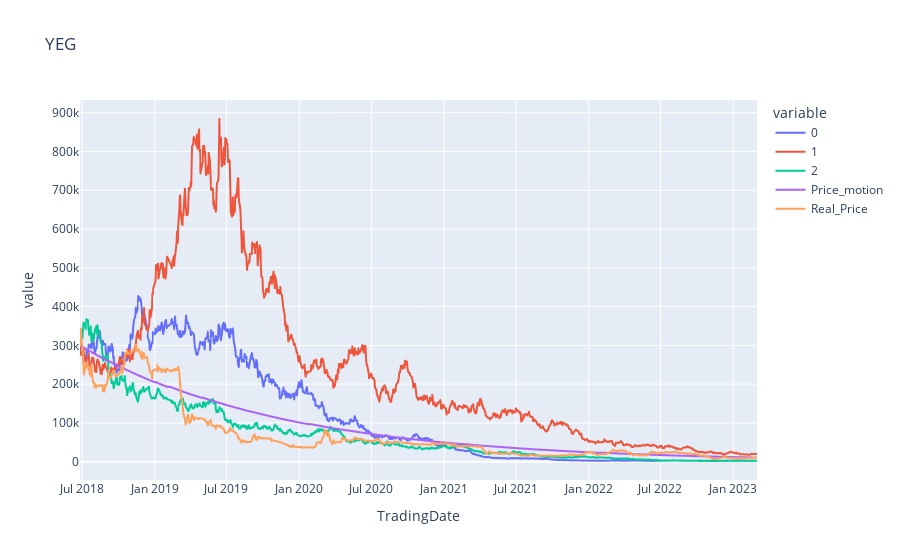

Notebook source saved alongside this figure:
### Markdown cell above
Giả sử mô hình chuyển động của giá là $S(t)=S(0)e^{\sigma B_t+(\mu-\frac12 \sigma^2)t}$
#### Ước lượng $\mu$
$$
\begin{aligned}
&\Rarr r=\frac{dS_t}{S_t}=\mu dt+\sigma dB_t\\
&\Rarr E(r)=E(\frac{dS_t}{S_t})=E(\mu dt+\sigma dB_t)\\
&\Rarr E(r)=E(\mu dt)+E(\sigma dB_t)\\
&\Rarr E(r)=\mu E(dt)\\
&\Rarr \frac{E(r)}{dt}=\mu
\end{aligned}
$$

#### Ước lượng $\sigma$
$$
\begin{aligned}
&\Rarr r=\frac{dS_t}{S_t}=\mu dt+\sigma dB_t\\
&\Rarr V(r)=V(\frac{dS_t}{S_t})=V(\mu dt+\sigma dB_t)\\
&\Rarr V(r)=V(\mu dt)+V(\sigma dB_t)\\
&\Rarr V(r)=\sigma^2 \times dt\\
&\Rarr \sqrt{\frac{V(r)}{dt}}=\sigma
\end{aligned}
$$

### Code cell
a.plot_price_simulation('YEG')

### Figure 1 — Plotly figure (JSON) as saved in the notebook; plotly's stock layout.template omitted (floating-point values rounded to 4 significant figures; data arrays with more than 128 entries replaced by an {"elided": "..."} marker saying what was removed)
{"data": [{"hovertemplate": "variable=0<br>TradingDate=%{x}<br>value=%{y}<extra></extra>", "legendgroup": "0", "line": {"color": "#636efa", "dash": "solid"}, "marker": {"symbol": "circle"}, "mode": "lines", "name": "0", "showlegend": true, "type": "scattergl", "x": {"elided": "1172 str values"}, "xaxis": "x", "y": {"elided": "1172 float values"}, "yaxis": "y"}, {"hovertemplate": "variable=1<br>TradingDate=%{x}<br>value=%{y}<extra></extra>", "legendgroup": "1", "line": {"color": "#EF553B", "dash": "solid"}, "marker": {"symbol": "circle"}, "mode": "lines", "name": "1", "showlegend": true, "type": "scattergl", "x": {"elided": "1172 str values"}, "xaxis": "x", "y": {"elided": "1172 float values"}, "yaxis": "y"}, {"hovertemplate": "variable=2<br>TradingDate=%{x}<br>value=%{y}<extra></extra>", "legendgroup": "2", "line": {"color": "#00cc96", "dash": "solid"}, "marker": {"symbol": "circle"}, "mode": "lines", "name": "2", "showlegend": true, "type": "scattergl", "x": {"elided": "1172 str values"}, "xaxis": "x", "y": {"elided": "1172 float values"}, "yaxis": "y"}, {"hovertemplate": "variable=Price_motion<br>TradingDate=%{x}<br>value=%{y}<extra></extra>", "legendgroup": "Price_motion", "line": {"color": "#ab63fa", "dash": "solid"}, "marker": {"symbol": "circle"}, "mode": "lines", "name": "Price_motion", "showlegend": true, "type": "scattergl", "x": {"elided": "1172 str values"}, "xaxis": "x", "y": {"elided": "1172 float values"}, "yaxis": "y"}, {"hovertemplate": "variable=Real_Price<br>TradingDate=%{x}<br>value=%{y}<extra></extra>", "legendgroup": "Real_Price", "line": {"color": "#FFA15A", "dash": "solid"}, "marker": {"symbol": "circle"}, "mode": "lines", "name": "Real_Price", "showlegend": true, "type": "scattergl", "x": {"elided": "1172 str values"}, "xaxis": "x", "y": {"elided": "1172 int values"}, "yaxis": "y"}], "layout": {"legend": {"title": {"text": "variable"}, "tracegroupgap": 0}, "title": {"text": "YEG"}, "xaxis": {"anchor": "y", "domain": [0, 1], "title": {"text": "TradingDate"}}, "yaxis": {"anchor": "x", "domain": [0, 1], "title": {"text": "value"}}}}
